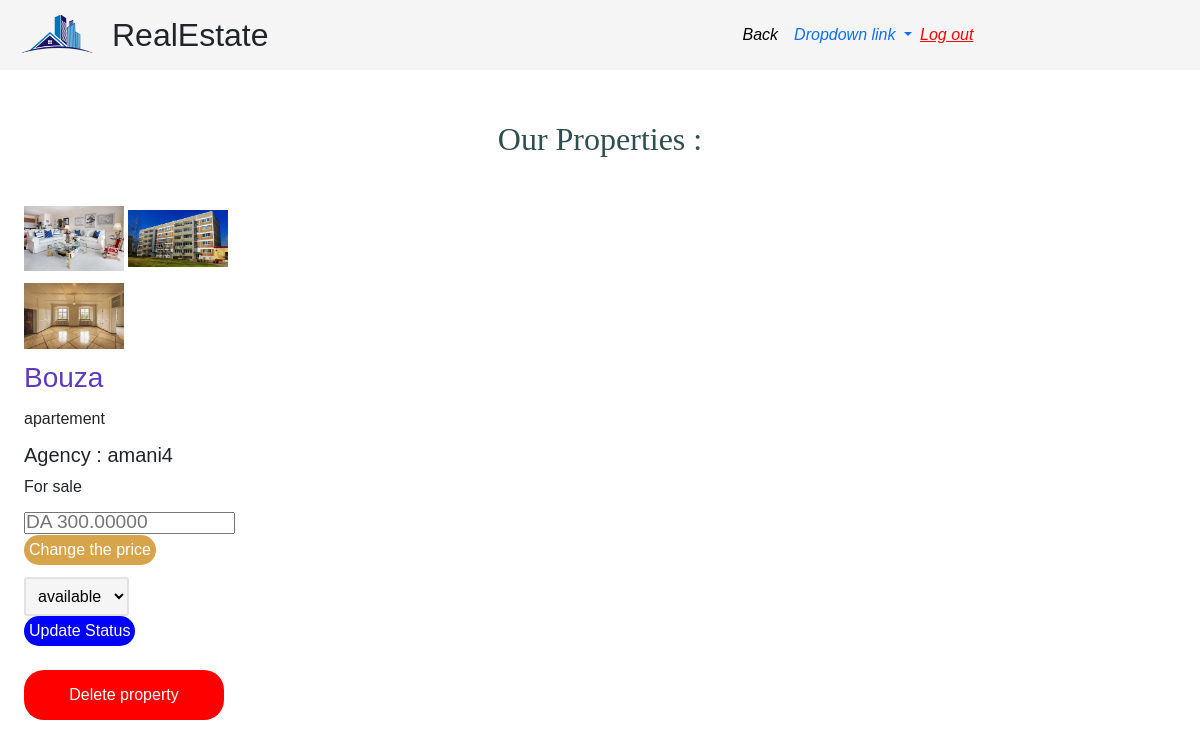
/agency_properties.php (signed in), run on the app's committed database.
### tables this page shows
CREATE TABLE `agency` (
  `agency_id` int(11) NOT NULL,
  `agency_name` varchar(255) NOT NULL,
  `nrc` int(20) NOT NULL,
  `city` varchar(20) NOT NULL,
  `email` varchar(50) NOT NULL,
  `mobile` varchar(20) NOT NULL,
  `logo` longtext NOT NULL DEFAULT '\'images/manger.jpg\'',
  `password` varchar(20) NOT NULL,
  `md5_pass` varchar(20) NOT NULL,
  `approved` tinyint(4) DEFAULT 0
);

CREATE TABLE `property_photos` (
  `id` int(11) NOT NULL,
  `property_id` int(11) NOT NULL,
  `photo` varchar(255) NOT NULL
);

CREATE TABLE `property` (
  `property_id` int(11) NOT NULL,
  `type` varchar(20) NOT NULL,
  `address` varchar(255) NOT NULL,
  `status` varchar(50) NOT NULL,
  `price` decimal(20,5) NOT NULL,
  `for_sale` tinyint(4) DEFAULT NULL,
  `for_rent` tinyint(4) DEFAULT NULL,
  `property_owner` int(11) DEFAULT NULL,
  `description` longtext DEFAULT NULL
);

### agency_properties.php (the view, shortened to what this page needs)
<?php
include('inc/connection.php');
if( isset( $_SESSION['id'] ) || isset( $_SESSION['agency_id'] ) ) {
  $id = $_SESSION['id'];
  $user = $_SESSION['username'];
  $info = mysqli_query($conn,"SELECT * FROM users WHERE username ='$user'");
  $info_num_rows = $info->num_rows;
  if (!$info_num_rows) {
    $info = mysqli_query($conn,"SELECT * FROM agency WHERE agency_name ='$user'");
  }
  while($data = mysqli_fetch_array($info)) {
?>
<!DOCTYPE html>
<html lang="en">
<head>
  <link href="https://cdn.jsdelivr.net/npm/bootstrap@5.0.2/dist/css/bootstrap.min.css" rel="stylesheet">
  <link rel="stylesheet" href="css/indexC.css">
  <link rel="stylesheet" href="css/reals.css">
  <link rel="stylesheet" href="css/main.css">
  <link rel="stylesheet" href="css/normalize.css"/>
  <link rel="stylesheet" href="css/all.min.css"/>
</head>
<body>
<header>
<nav class="navbar navbar-expand-lg " style="background-color: whitesmoke; top: 0px; position: fixed; width: 100%; height: 70px;">
                <div class="container-fluid">
                    <div class="main-logo" style="padding-left: 50px;">
                        <img id="logopic" src="img/build4.png" alt="logopic" >
                        <h1 id="logo">RealEstate</h1>
                         </div>
                  <div class="navbar-brand" href="#" style="padding-right: 300px; padding-left: 150px; color: rgb(15, 15, 72);"> </div>
                  <div class="collapse navbar-collapse" id="navbarNavDropdown">
                    <ul class="navbar-nav">
                      <li class="nav-item">
                        <a class="nav-link active" aria-current="page" href="agency_manager.php" style="color: black;" >Back</a>
                      </li>
                      <li class="nav-item dropdown">
                        <a class="nav-link dropdown-toggle" href="#" role="button" data-bs-toggle="dropdown" aria-expanded="false">
                          Dropdown link
                        </a>
                      </li>
                    </ul>
                    <li class="nav-item">
                       <a href="logout.php" style="color: red; " >Log out</a>
                      </li>
                  </div>
                </div>
              </nav></header><br/><br/><br/><br/>
              <h2 id="divider">Our Properties :</h2>
    <?php $properties = mysqli_query($conn,"SELECT * FROM property LEFT JOIN agency ON property.property_owner =  agency.agency_id   WHERE agency_id= $id  ");?>
    <section class="shop">
    <?php while($property = mysqli_fetch_array($properties)) { ?>
      <div class="box">
        <?php $property_id = $property['property_id'];
          $photos = mysqli_query($conn, "SELECT * FROM property_photos WHERE property_id = '$property_id'");
          while ( $photo = mysqli_fetch_assoc($photos)) {?>
          <a href="images/<?php echo $photo['photo'] ?>"><img src="images/<?php echo $photo['photo'] ?>" alt="home" width="100"></a>
          <?php } ?>
        <h3 class="location"  style=" color: rgb(92, 59, 190);" ><?php echo $property['address'] ?></h3>
        <p class="type"><?php echo  $property['type'] ?></p>
        <h5 class="property_owner">Agency : <?php echo $property['agency_name'] ?></h5>
        <?php if ($property['for_sale'] == 1) {
          echo  "<p>For sale</p>";
        } else {
          echo  "<p>For Rent</p>";
        } ?>
        <p class="price">   <form action="update_price.php" method="POST">
    <input type="number" name="new_price" placeholder="DA <?php echo  $property['price'] ?> " required>
    <button type="submit" style="color: white; background-color: rgb(216, 164, 75); height: 30px; border: none; padding: 5px; border-radius: 20px;">Change the price</button>
</form>
</p>
        <form action="update_status.php" method="POST">
    <select name="new_status" required>
        <option  value="available"  disabled selected  ><?php echo  $property['status'] ?></option>
    </select><br/>
    <button type="submit" style="color: white; background-color: blue; height: 30px; border: none; padding: 5px; border-radius: 20px;">Update Status</button>
</form>
<br/>
         <a  href="delete_property.php?id=<?php echo $property['property_id']; ?>"><button  style=" color:white; background-color: red; height:50px;  width:200px;  border:none; padding: 5px; border-radius: 20px; cursor: no-drop ; " > Delete property</button></a>
 </div>
    <?php } ?>
              </body>
</html>
<?php
}
}
?>

### css/indexC.css (style rules this page uses)
* { padding: 0; margin: 0; }
.nav-item { display: flex; padding-right: 0px; font-style: italic; }

### css/reals.css (style rules this page uses)
* { padding: 0; margin: 0; }
body { width: 100vw; height: auto; overflow-x: hidden; }
.main-logo { display: flex; }
#logopic { width: 90px; height: 80px; margin-left: -50px; }
#logo { margin-left: 10px; }
::placeholder { font-size: 1.2em; }
#divider { text-align: center; margin-bottom: 4%; margin-top: 2%; font-family: Georgia, 'Times New Roman', Times, serif; color: darkslategrey; }
.box { width: 300px; margin-bottom: 6%; }
.box img { margin-bottom: 4%; }
.box h3 { margin-bottom: 4%; }
.box p { margin-bottom: 4%; }
.shop { display: flex; flex-wrap: wrap; padding-left: 2%; padding-right: 2%; }

### css/main.css (style rules this page uses)
* { padding: 0; margin: 0; text-decoration: none; }
body { font-family:'Trebuchet MS', 'Lucida Sans Unicode', 'Lucida Grande', 'Lucida Sans', Arial, sans-serif; }
.main input ,select { padding: 8px; margin: 8px; background-color: rgb(245, 245, 245); border: 2px rgb(226, 226, 226) solid; outline: none; border-radius: 3px; }
select { color: black; }

### data on the page
property: address "Bouza", type "apartement", property_owner.agency_name "amani4", for_sale "For sale", new_price "DA 300.00000", new_status "available"
property_photos: photo (picture)
property_photos: photo (picture)
property_photos: photo (picture)
